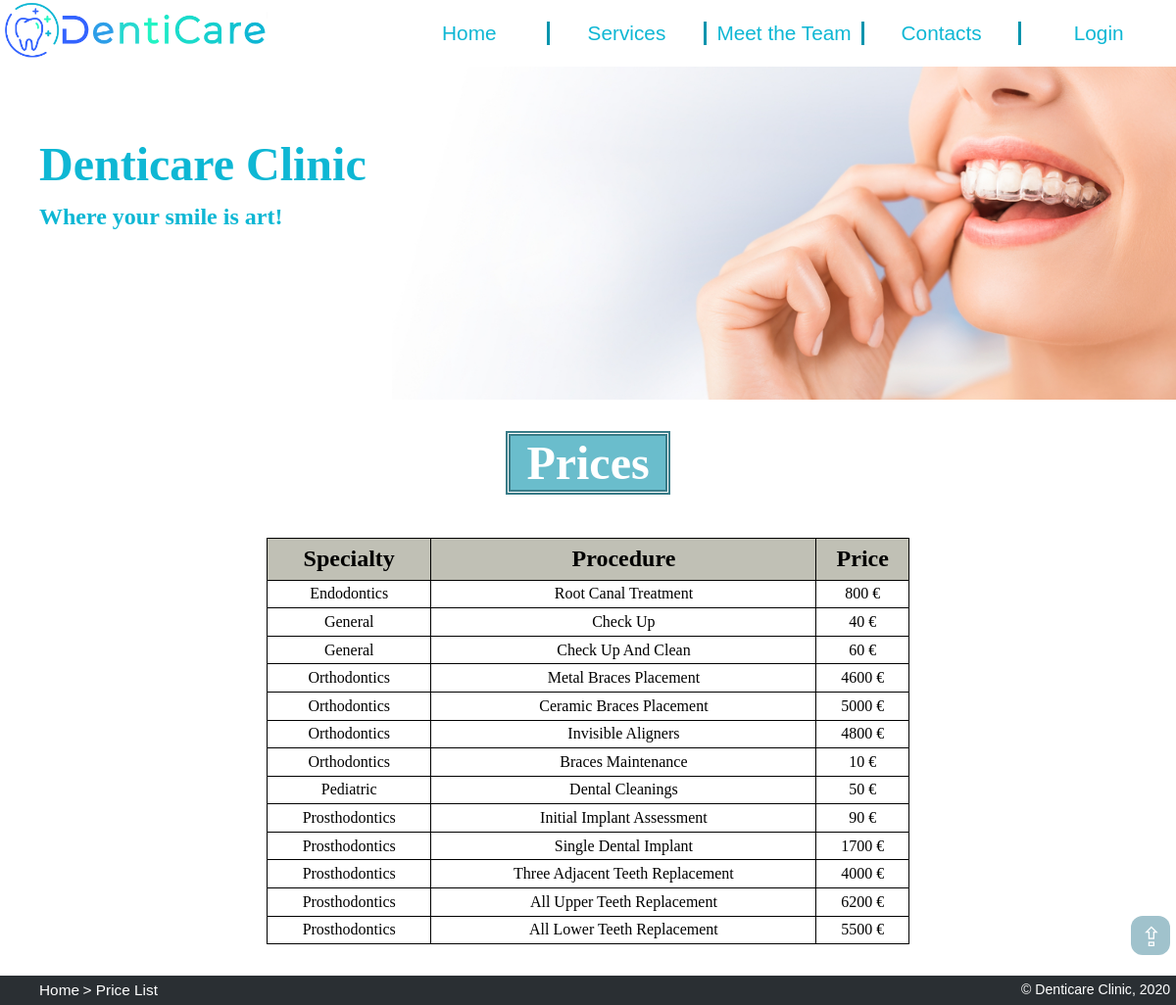
The app's page /servicePrice.php with its own data.
### tables this page shows
CREATE TABLE service (
    procedure_name text PRIMARY KEY,
    price float NOT NULL CHECK(price > 0),
    specialty_type text NOT NULL REFERENCES specialty
);

### servicePrice.php (called while the page is built)
<?php
    require_once('database/init_db.php');
    require_once('database/service_db.php');
    $services = getAllServices();
    include('templates/main_header_tpl.php');
    include('templates/prices_table_tpl.php');
    include('templates/footer_tpl.php');
?>

### database/service_db.php (called while the page is built, shortened)
<?php
    function getAllServices() {
        global $dbh;
        $stmt = $dbh->prepare('SELECT * FROM service ORDER BY specialty_type');
        $stmt->execute();
        return $stmt->fetchAll();
    }
?>

### templates/prices_table_tpl.php (the view)
<h1 id="tableTitle"> Prices </h1>
<table id='table'>
    <tr>
        <th scope="col"> Specialty </th> <th scope="col"> Procedure </th> <th scope="col"> Price </th>
    </tr>
    <?php foreach ($services as $service) {?>
            <tr>
                <td> <?php echo $service['specialty_type'] ?> </td>
                <td> <?php echo $service['procedure_name'] ?> </td>
                <td id="price"> <?php echo $service['price'] ?> </td>
            </tr>
    <?php } ?>
</table>

### css/style.css (style rules this page uses)
html { background: url(https://media.istockphoto.com/vectors/abstract-white-gray-background-with-clean-smooth-soft-wave-vector-vector-id915242162?k=6&m=915242162&s=170667a&w=0&h=4WM4DJV-ZH4vGMzR6MZ9FEHTHWEkW3EGcwXswC1MwlI=) no-repeat center center fixed; -webkit-background-size: cover; -moz-background-size: cover; -o-background-size: cover; background-size: cover; scroll-behavior: smooth; }

### css/layout.css (style rules this page uses)
body { width: 100%; margin: 0; padding: 0; display: grid; grid-template-rows: [start] auto [first] auto [services] 10fr [end]; }

### css/priceTable.css (style rules this page uses)
#table { margin: 2em 17em; border-collapse: collapse; }
#tableTitle { font-size: 300%; margin-left: 43%; margin-right: 43%; margin-bottom: 1%; text-align: center; background: rgba(96, 185, 201, 0.932); background-clip: content-box; color: white; border: 5px double rgb(57, 124, 136); }
#table tr:first-of-type { background-color: #c0c0b5; }
#table th { font-size: 150%; border: 1px solid black; padding: 0.3em 0; }
#table td { text-align: center; border: 1px solid black; padding: 0.3em 0; text-transform: capitalize; background-color: white; }
#table #price:after { content: "€"; }

### records on screen
service: specialty_type "Endodontics", procedure_name "Root Canal Treatment", price "800"
service: specialty_type "General", procedure_name "Check Up", price "40"
service: specialty_type "General", procedure_name "Check Up And Clean", price "60"
service: specialty_type "Orthodontics", procedure_name "Metal Braces Placement", price "4600"
service: specialty_type "Orthodontics", procedure_name "Ceramic Braces Placement", price "5000"
service: specialty_type "Orthodontics", procedure_name "Invisible Aligners", price "4800"
service: specialty_type "Orthodontics", procedure_name "Braces Maintenance", price "10"
service: specialty_type "Pediatric", procedure_name "Dental Cleanings", price "50"
service: specialty_type "Prosthodontics", procedure_name "Initial Implant Assessment", price "90"
service: specialty_type "Prosthodontics", procedure_name "Single Dental Implant", price "1700"
service: specialty_type "Prosthodontics", procedure_name "Three Adjacent Teeth Replacement", price "4000"
service: specialty_type "Prosthodontics", procedure_name "All Upper Teeth Replacement", price "6200"
service: specialty_type "Prosthodontics", procedure_name "All Lower Teeth Replacement", price "5500"
